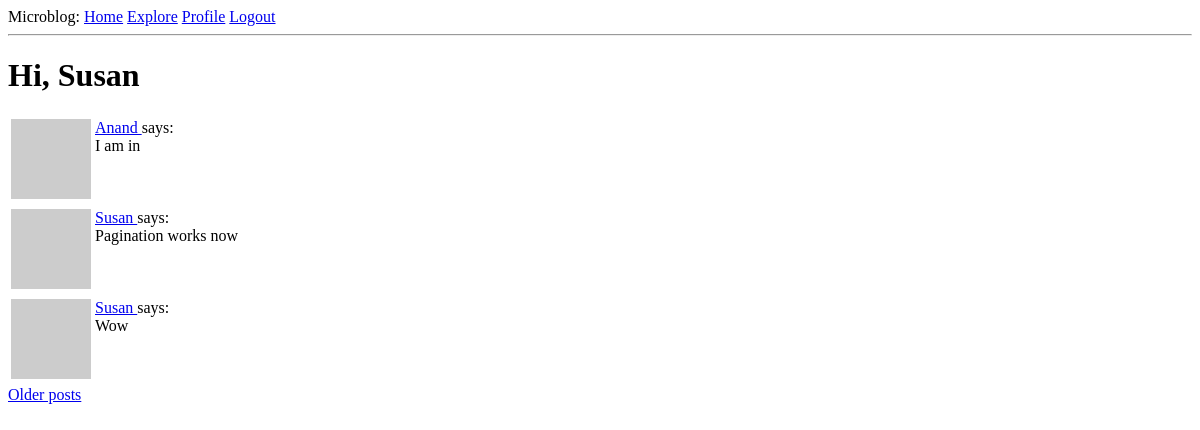
The page /explore (signed in) on the database as committed earlier.
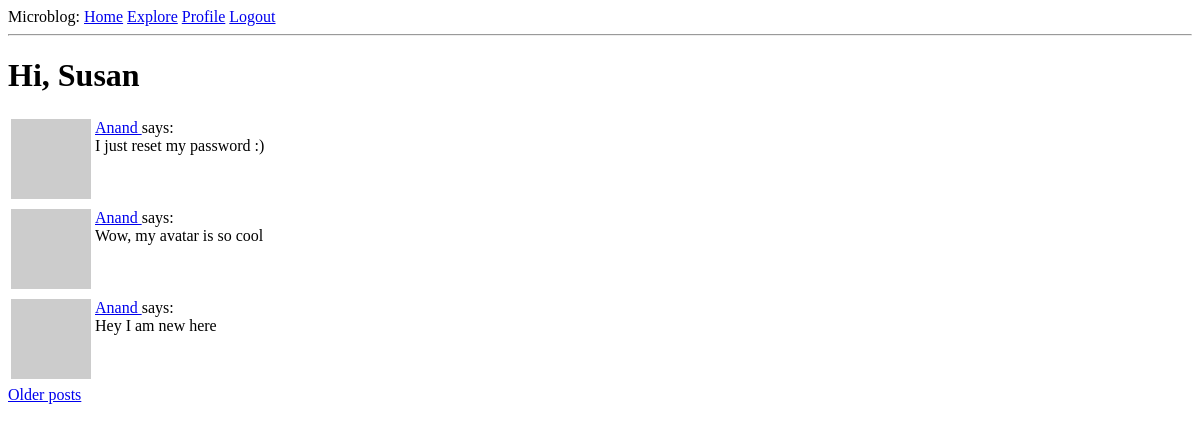
The same page on the database as committed later.
### application/models.py (models this page shows, shortened)
class User(UserMixin, db.Model):
    id = db.Column(
        db.Integer,
        primary_key = True
    )
    username = db.Column(
        db.String(120),
        index=True,
        unique=True
    )
    email = db.Column(
        db.String(120),
        index=True,
        unique=True
    )
    password_hash = db.Column(
        db.String(128)
    )
    posts = db.relationship(
        'Post',
        backref = 'author',
        lazy = 'dynamic'
    )
    about_me = db.Column(
        db.String(140)
    )
    last_seen = db.Column(
        db.DateTime,
        default=datetime.utcnow
    )
    followed = db.relationship(
        'User',
        secondary='followers',
        primaryjoin=(
            followers.c.follower_id == id
        ),
        secondaryjoin=(
            followers.c.followed_id == id
        ),
        backref=(
            db.backref(
                'followers',
                lazy='dynamic'
            )
        ),
        lazy='dynamic'
    )
    def avatar(self, size):
        digest = md5(self.email.lower().encode('utf-8')).hexdigest()
        return 'https://www.gravatar.com/avatar/{}?d=identicon&s={}'.format(digest,size)

class Post(db.Model):
    id = db.Column(
        db.Integer,
        primary_key=True
    )
    body = db.Column(
        db.String(140)
    )
    timestamp = db.Column(
        db.DateTime,
        index=True,
        default=datetime.utcnow
    )
    user_id = db.Column(
        db.Integer,
        db.ForeignKey('user.id')
    )

### application/routes.py (the view)
@app.route('/explore')
@login_required
def explore():
    page = request.args.get('page', 1, type=int)
    posts = Post.query.order_by(Post.timestamp.desc()).paginate(
        page, app.config['POSTS_PER_PAGE'], False
    )
    if posts.has_next:
        next_url = url_for('explore', page=posts.next_num)
    else:
        next_url = None
    if posts.has_prev:
        prev_url = url_for('explore', page=posts.prev_num)
    else:
        prev_url = None
    return render_template('index.html', title='Explore', posts=posts.items,
        next_url=next_url,
        prev_url=prev_url
    )

### application/models.py (called while the page is built)
@login.user_loader
def load_user(id):
    return User.query.get(int(id))

### application/routes.py (called while the page is built)
@app.before_request
def before_request():
    if current_user.is_authenticated:
        current_user.last_seen = datetime.utcnow()
        db.session.commit()

### application/templates/index.html (shortened to what this page needs)
{% extends 'base.html' %}
{% block app_content %}
    <h1>
        Hi, {{ current_user.username }}
    </h1>
    {% for post in posts %}
        {% include '_post.html' %}
    {% endfor %}
    {% include '_paginate.html' %}
{% endblock app_content %}

### application/templates/base.html (shortened to what this page needs)
<!DOCTYPE html>
<html>
    <head>
    </head>
    <body>
        <div>
            Microblog:
            <a href="{{ url_for('index') }}" >Home</a>
            <a href="{{ url_for('explore') }}" >Explore</a>
            {% if current_user.is_anonymous %}
                <a href="{{ url_for('login') }}">Login</a>
            {% else %}
                <a href="{{ url_for('user', username=current_user.username) }}">Profile</a>
                <a href="{{ url_for('logout') }}">Logout</a>
            {% endif %}
        </div>
        <hr>
        {% block app_content %}
        {% endblock app_content %}
    </body>
</html>

### application/templates/_post.html
<table>
    <tr valign="top">
        <td>
            <img src="{{ post.author.avatar(36) }}">
        </td>
        <td>
            <a href="{{ url_for('user', username=post.author.username) }}">
                {{ post.author.username }}
            </a> says: <br> {{ post.body }}
        </td>
    </tr>
</table>

### application/templates/_paginate.html (shortened to what this page needs)
{% if next_url %}
    <a href="{{ next_url }}">Older posts</a>
{% endif %}

Rows that differ between the two databases and show on the page:
no longer on this page (row unchanged): Post: author.username "Anand", body "I am in"
no longer on this page (row unchanged): Post: author.username "Susan", body "Pagination works now"
no longer on this page (row unchanged): Post: author.username "Susan", body "Wow"
added Post: author.username "Anand", body "I just reset my password :)"
added Post: author.username "Anand", body "Wow, my avatar is so cool"
added Post: author.username "Anand", body "Hey I am new here"
